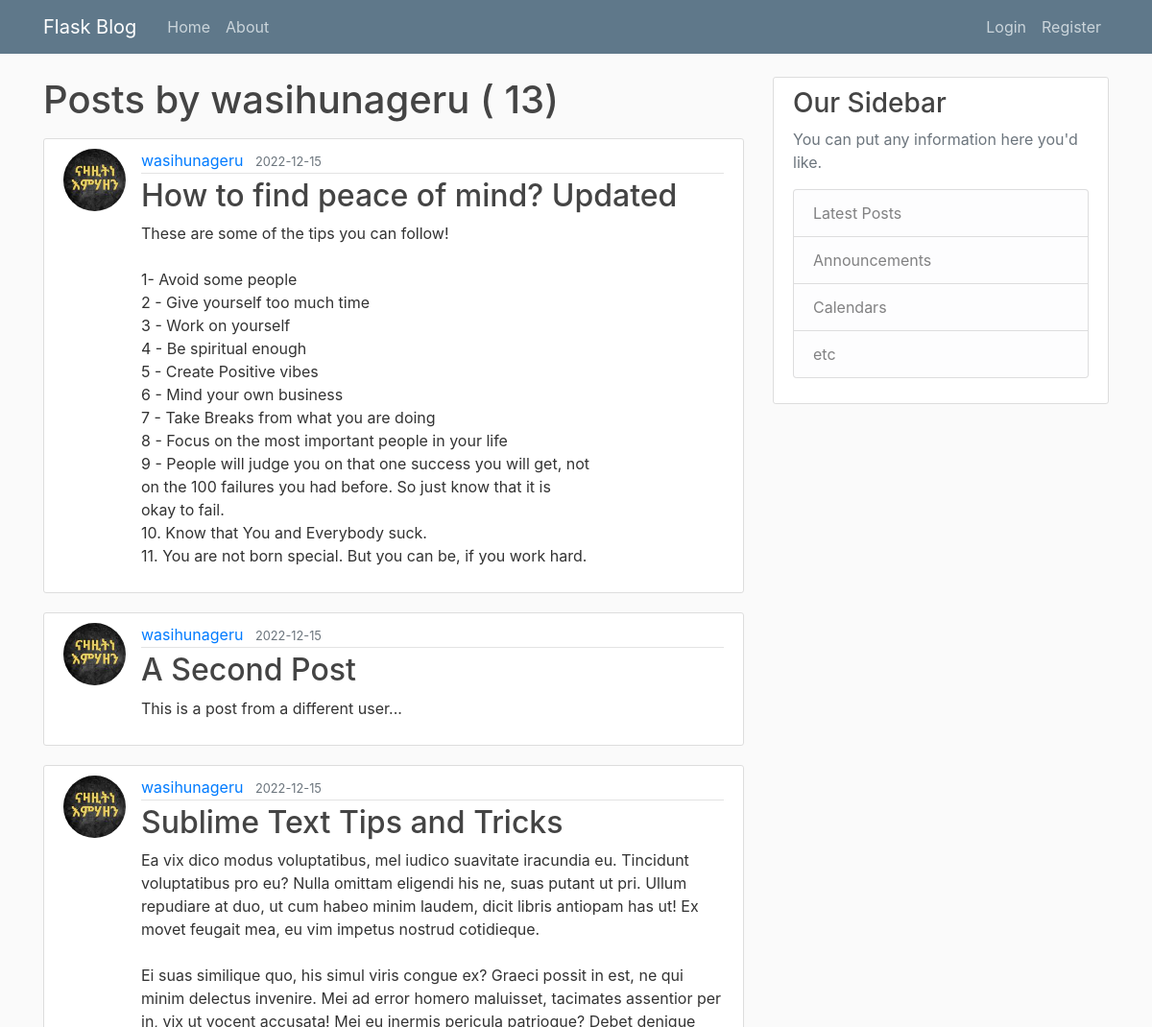
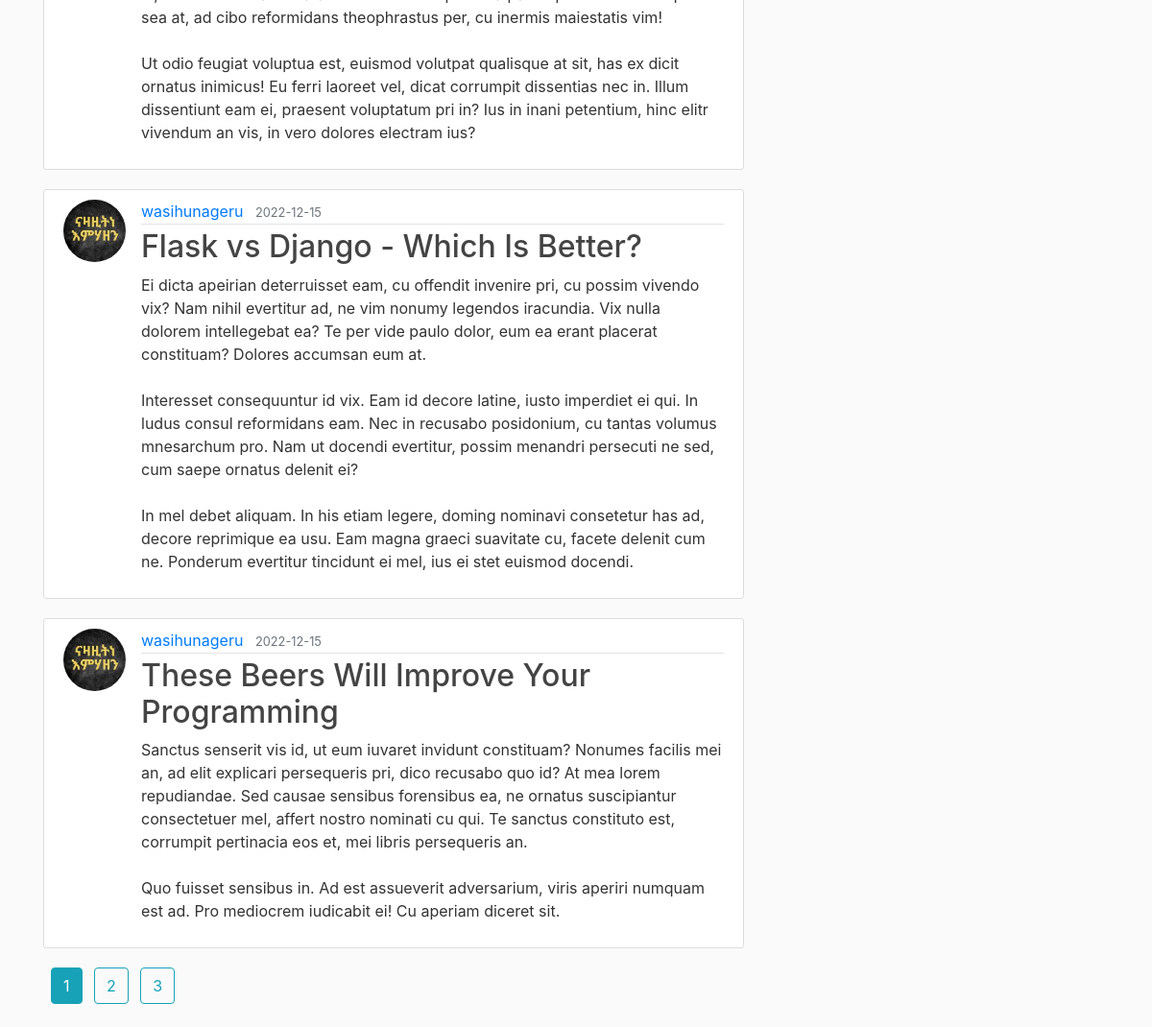
Page /user/wasihunageru on the committed database (2 pictures, top to bottom).
### flaskblog/models.py (models this page shows, shortened)
class User(db.Model, UserMixin):
    id = db.Column(db.Integer, primary_key=True)
    username = db.Column(db.String(20), unique=True, nullable=False)
    email = db.Column(db.String(120), unique=True, nullable=False)
    password = db.Column(db.String(60), nullable=False)
    image = db.Column(
        db.String(20),
        nullable=False,
        default="default.jpg",
    )
    posts = db.relationship("Post", backref="author", lazy=True)

class Post(db.Model):
    id = db.Column(db.Integer, primary_key=True)
    title = db.Column(db.String(100), nullable=False, unique=True)
    date_posted = db.Column(db.DateTime, nullable=False, default=datetime.utcnow())
    content = db.Column(db.Text, nullable=False)
    user_id = db.Column(db.Integer, db.ForeignKey("user.id"), nullable=False)

### flaskblog/users/routes.py (the view)
@users.route("/user/<string:username>")
def user_posts(username):
    page = request.args.get('page', 1, type=int)
    user = User.query.filter_by(username=username).first_or_404()
    posts = Post.query.filter_by(author=user)\
        .order_by(Post.date_posted.desc())\
        .paginate(page=page, per_page=5)
    return render_template('users/user_posts.html', posts=posts, user=user)

### flaskblog/templates/users/user_posts.html (shortened to what this page needs)
{% extends 'layout.html' %}
{% block content %}
    <h1 class="mb-3"> Posts by {{ user.username }} ( {{ posts.total}}) </h1>
    {% for post in posts %}
        <article class="media content-section">
            <img class="rounded-circle article-img"
                src="{{url_for('static', filename='profile_pictures/'+post.author.image)}}" />
                <div class="media-body">
                    <div class="article-metadata">
                        <a class="mr-2" href="{{ url_for('users.user_posts', username=post.author.username) }}">{{ post.author.username }}</a>
                        <small class="text-muted">{{ post.date_posted.strftime('%Y-%m-%d') }}</small>
                    </div>
                    <h2><a class="article-title" href=" {{ url_for('posts.post', post_id=post.id) }} ">
                        {{ post.title }}</a></h2>
                    <p class="article-content">{{ post.content }}</p>
                </div>
        </article>
    {% endfor %}
    {% for page_num in posts.iter_pages(left_edge=1, right_edge=1, left_current=1, right_current=2) %}
        {% if page_num %}
            {% if posts.page == page_num %}
                <a class="btn btn-info ml-2 mb-4" href={{ url_for('users.user_posts', username=user.username, page=page_num)}}> {{ page_num }} </a>
            {% else %}
                <a class="btn btn-outline-info ml-2 mb-4" href={{ url_for('users.user_posts', username=user.username, page=page_num )}}> {{ page_num }} </a>
            {% endif %}
        {% else %}
            <span class="ml-2"> ... </span>
        {% endif %}
    {% endfor %}
{% endblock content %}

### flaskblog/static/styles.css (style rules this page uses)
body { background: #fafafa; color: #333333; margin-top: 5rem; }
h1, h2, h3, h4, h5, h6 { color: #444444; }
.content-section { background: #ffffff; padding: 10px 20px; border: 1px solid #dddddd; border-radius: 3px; margin-bottom: 20px; }
.article-title { color: #444444; }
.article-content { white-space: pre-line; }
.article-img { height: 65px; width: 65px; margin-right: 16px; }
.article-metadata { padding-bottom: 1px; margin-bottom: 4px; border-bottom: 1px solid #e3e3e3 }

### rows in the picture
User: username "wasihunageru"
Post: image (picture), author.username "wasihunageru", date_posted "2022-12-15", title "How to find peace of mind? Updated", content "These are some of the tips you can follow! 1- Avoid some people 2 - Give yourself too much time 3 - Work on yourself 4 - Be spiritual enough 5 - Create Positive vibes 6 - Mind your own business 7 - Take Breaks from what you are doing 8 - Focus on the most important people in your life 9 - People will judge you on that one success you will get, not on the 100 failures you had before. So just know that it is okay to fail. 10. Know that You and Everybody suck. 11. You are not born special. But you can be, if you work hard."
Post: image (picture), author.username "wasihunageru", date_posted "2022-12-15", title "A Second Post", content "This is a post from a different user..."
Post: image (picture), author.username "wasihunageru", date_posted "2022-12-15", title "Sublime Text Tips and Tricks", content "Ea vix dico modus voluptatibus, mel iudico suavitate iracundia eu. Tincidunt voluptatibus pro eu? Nulla omittam eligendi his ne, suas putant ut pri. Ullum repudiare at duo, ut cum habeo minim laudem, dicit libris antiopam has ut! Ex movet feugait mea, eu vim impetus nostrud cotidieque. Ei suas similique quo, his simul viris congue ex? Graeci possit in est, ne qui minim delectus invenire. Mei ad error homero maluisset, tacimates assentior per in, vix ut vocent accusata! Mei eu inermis pericula patrioque? Debet denique sea at, ad cibo reformidans theophrastus per, cu inermis maiestatis vim! Ut odio feugiat voluptua est, euismod volutpat qualisque at sit, has ex dicit ornatus inimicus! Eu…"
Post: image (picture), author.username "wasihunageru", date_posted "2022-12-15", title "Flask vs Django - Which Is Better?", content "Ei dicta apeirian deterruisset eam, cu offendit invenire pri, cu possim vivendo vix? Nam nihil evertitur ad, ne vim nonumy legendos iracundia. Vix nulla dolorem intellegebat ea? Te per vide paulo dolor, eum ea erant placerat constituam? Dolores accumsan eum at. Interesset consequuntur id vix. Eam id decore latine, iusto imperdiet ei qui. In ludus consul reformidans eam. Nec in recusabo posidonium, cu tantas volumus mnesarchum pro. Nam ut docendi evertitur, possim menandri persecuti ne sed, cum saepe ornatus delenit ei? In mel debet aliquam. In his etiam legere, doming nominavi consetetur has ad, decore reprimique ea usu. Eam magna graeci suavitate cu, facete delenit cum ne. Ponderum…"
Post: image (picture), author.username "wasihunageru", date_posted "2022-12-15", title "These Beers Will Improve Your Programming", content "Sanctus senserit vis id, ut eum iuvaret invidunt constituam? Nonumes facilis mei an, ad elit explicari persequeris pri, dico recusabo quo id? At mea lorem repudiandae. Sed causae sensibus forensibus ea, ne ornatus suscipiantur consectetuer mel, affert nostro nominati cu qui. Te sanctus constituto est, corrumpit pertinacia eos et, mei libris persequeris an. Quo fuisset sensibus in. Ad est assueverit adversarium, viris aperiri numquam est ad. Pro mediocrem iudicabit ei! Cu aperiam diceret sit."

### other values in the picture
{{ posts.total }} "13"
{{ page_num }} "1"
{{ page_num }} "2" "3"
